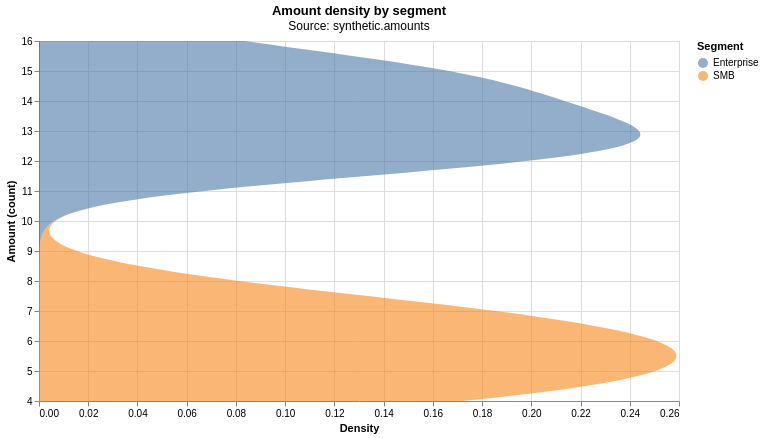

Source (Vega-Lite JSON):
### Vega-Lite specification from a JSON file in a GitHub repository (floating-point values rounded to 4 significant figures)
{"config": {"view": {"continuousWidth": 300, "continuousHeight": 300}}, "data": {"name": "data-3a1cad260c715f65215a6ae77c2d0135"}, "mark": {"type": "area", "opacity": 0.6, "orient": "horizontal"}, "encoding": {"color": {"field": "segment", "title": "Segment", "type": "nominal"}, "tooltip": [{"field": "segment", "type": "nominal"}, {"field": "amount", "type": "quantitative"}, {"field": "density", "title": "Density", "type": "quantitative"}], "x": {"field": "density", "title": "Density", "type": "quantitative"}, "y": {"field": "value", "title": "Amount (count)", "type": "quantitative"}}, "height": 360, "title": {"text": "Amount density by segment", "subtitle": ["Source: synthetic.amounts"]}, "transform": [{"density": "amount", "groupby": ["segment"], "as": ["value", "density"]}], "width": 640, "$schema": "https://vega.github.io/schema/vega-lite/v6.4.1.json", "datasets": {"data-3a1cad260c715f65215a6ae77c2d0135": [{"segment": "SMB", "amount": 4}, {"segment": "SMB", "amount": 5}, {"segment": "SMB", "amount": 6}, {"segment": "SMB", "amount": 7}, {"segment": "SMB", "amount": 5}, {"segment": "SMB", "amount": 4}, {"segment": "SMB", "amount": 6}, {"segment": "SMB", "amount": 7}, {"segment": "SMB", "amount": 8}, {"segment": "SMB", "amount": 6}, {"segment": "SMB", "amount": 5}, {"segment": "SMB", "amount": 7}, {"segment": "SMB", "amount": 6}, {"segment": "SMB", "amount": 4}, {"segment": "SMB", "amount": 5}, {"segment": "Enterprise", "amount": 12}, {"segment": "Enterprise", "amount": 13}, {"segment": "Enterprise", "amount": 15}, {"segment": "Enterprise", "amount": 14}, {"segment": "Enterprise", "amount": 13}, {"segment": "Enterprise", "amount": 12}, {"segment": "Enterprise", "amount": 16}, {"segment": "Enterprise", "amount": 14}, {"segment": "Enterprise", "amount": 15}, {"segment": "Enterprise", "amount": 13}, {"segment": "Enterprise", "amount": 12}, {"segment": "Enterprise", "amount": 14}, {"segment": "Enterprise", "amount": 15}, {"segment": "Enterprise", "amount": 13}, {"segment": "Enterprise", "amount": 12}]}}
